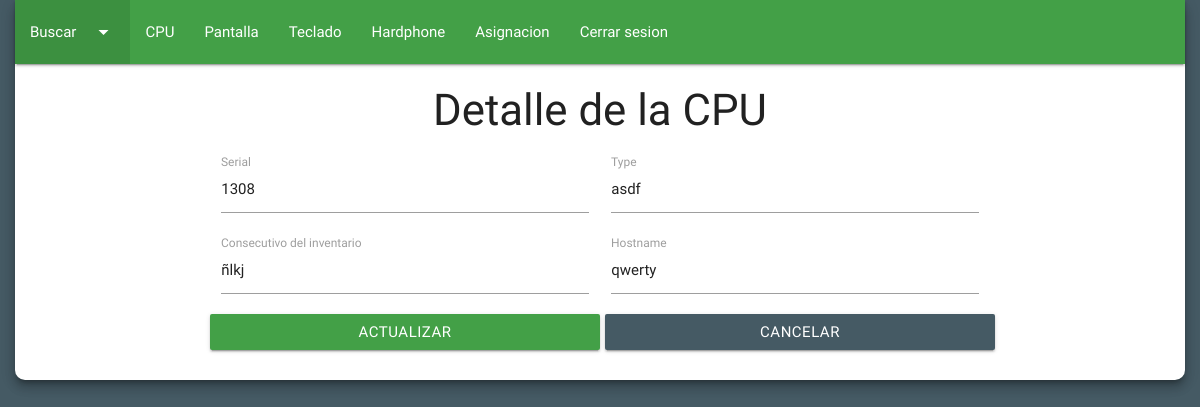
The page /?detalle=1308&c=admin&a=DetalleEquipo (signed in) on the database as committed earlier.
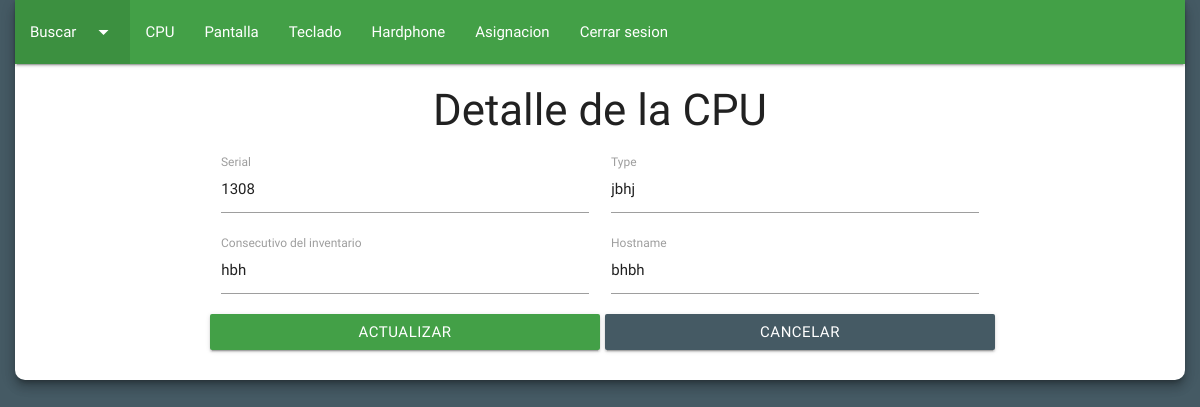
The same page on the database as committed later.
### tables this page shows
CREATE TABLE `equipo` (
  `equi_id` int(11) NOT NULL COMMENT 'En este campo se va a almacenar la clave primaria de cada equipo. Tambien es la llave primaria de la tabla.',
  `equi_serial` varchar(50) NOT NULL COMMENT 'En este campo se va a almacenar el serial de cada equipo registrado.',
  `equi_type` varchar(50) NOT NULL COMMENT 'En este campo se va a almacenar el type de cada equipo registrado.',
  `equi_consecutivo` varchar(50) NOT NULL COMMENT 'En este campo se va a almacenar el consecutivo de inventario de cada equipo registrado.',
  `equi_hostname` varchar(50) NOT NULL COMMENT 'En este campo se va a almacenar el hostname de cada equipo registrado.',
  `equi_atid` varchar(50) NOT NULL COMMENT 'Este campo pertenece a amadeus ard y va a almacenar el atid que se le sea asignado.',
  `equi_oid` varchar(50) NOT NULL COMMENT 'Este campo pertenece a amadeus ard y va a almacenar el oid que se le sea asignado.',
  `equi_cid` varchar(50) NOT NULL COMMENT 'Este campo pertenece a amadeus ard y va a almacenar el cid que se le sea asignado.',
  `equi_office` tinyint(1) NOT NULL COMMENT 'En este campo se va a almacenar si el equipo va a tener office.',
  `equi_version_office` varchar(50) DEFAULT NULL COMMENT 'Este campo va a almacenar, si posee office, la version de office que va a tener.',
  `equi_super` tinyint(1) NOT NULL COMMENT 'Este campo va a almacenar si el puesto tiene supervisor.',
  `equi_cargo` varchar(50) NOT NULL COMMENT 'Este campo va a almacenar el cargo del supervisor.',
  `equi_nice_screen` varchar(50) NOT NULL COMMENT 'Este campo va a almacenar el Nice ScreenAgent que este asignado a un equipo determinado.',
  `equi_nice_super` varchar(50) NOT NULL COMMENT 'Este campo va a almacenar el Nice de un supervisor determinado',
  `equi_spector` varchar(50) DEFAULT NULL COMMENT 'Este campo va a almacenar el Spector360 que este asignado a un equipo determinado',
  `equi_amadeus_cm` varchar(50) NOT NULL COMMENT 'Este campo va a almacenar el amadeus cm que este asignado a un equipo.',
  `equi_estado` varchar(50) NOT NULL COMMENT 'Este campo almacena el estado de un equipo determinado, ya sea asignado o sin asignacion.'
);

### model/conn.model.php (called while the page is built, shortened)
<?php
class DataBase{
  private static $db_host = "localhost";
  private static $db_name = "inventario";
  private static $db_user = "root";
  private static $db_pass = "";
  private static $db_conn = null;
  public static function connect(){
    if(self::$db_conn == null){
      try{
        self::$db_conn = new PDO("mysql:host=".self::$db_host.";dbname=".self::$db_name,self::$db_user,self::$db_pass);
        self::$db_conn->exec("SET CHARACTER SET utf8");
      }catch(PDOException $e){
        die($e->getMessage());
      }
    }
    return self::$db_conn;
  }
}
?>

### model/user.model.php (called while the page is built, shortened)
<?php
class UserModel{
  private $pdo;
  public function __CONSTRUCT(){
    try{
      $this->pdo = DataBase::connect();
      $this->pdo->setAttribute(PDO::ATTR_ERRMODE,PDO::ERRMODE_EXCEPTION);
    }catch(PDOException $e){
      die($e->getMessage());
    }
  }
  public function DetalleEquipo($detalle){
    try {
      $sql= "SELECT * FROM equipo WHERE equi_serial= '$detalle'";
      $query= $this->pdo->prepare($sql);
      $query->execute();
      $result= $query->fetchALL(PDO::FETCH_OBJ);
    } catch (PDOException $e) {
      die($e->getMessage());
    }
    return $result;
  }
}
 ?>

### view/modules/admin/detalleEquipo.php (the view, shortened to what this page needs)
<div class="row z-depth-4" id="cuerpo">
  <nav>
    <div class="nav-wrapper green darken-1">
      <ul>
        <li class="active"><a class="dropdown-button" data-activates="dropdown1" href="">Buscar<i class="material-icons right">arrow_drop_down</i></a></li>
        <li><a href="?c=admin&a=Equipo">CPU</a></li>
        <li><a href="?c=admin&a=Pantalla">Pantalla</a></li>
        <li><a href="?c=admin&a=Teclado">Teclado</a></li>
        <li><a href="?c=admin&a=Hardphone">Hardphone</a></li>
        <li><a href="?c=admin&a=Asignacion">Asignacion</a></li>
        <li><a href="?c=admin&a=logout" onclick="return confirm('¿Desea cerrar sesion?')">Cerrar sesion</a></li>
      </ul>
    </div>
  </nav>
  <form action="?c=admin&a=UpdateEquipo" method="post">
    <h3>Detalle de la CPU</h3>
    <?php foreach($result as $data){ ?>
    <div class="input-field col s4 offset-s2">
      <input type="text" name="data[]" value="<?php echo $data->equi_serial; ?>" required>
      <label>Serial</label>
    </div>
    <div class="input-field col s4">
      <input type="text" name="data[]" value="<?php echo $data->equi_type; ?>" required>
      <label>Type</label>
    </div>
    <div class="input-field col s4 offset-s2">
      <input type="text" name="data[]" value="<?php echo $data->equi_consecutivo; ?>" required>
      <label>Consecutivo del inventario</label>
    </div>
    <div class="input-field col s4">
      <input type="text" name="data[]" value="<?php echo $data->equi_hostname; ?>"required>
      <label>Hostname</label>
    </div>
    <button id="btn" type="submit" class="btn waves-effect waves-light col s4 offset-s2 green darken-1">Actualizar</button>
  <?php } ?>
  </form>
  <a href="?c=admin&a=dashboard" class="btn waves-effect waves-light col s4 blue-grey darken-2">Cancelar</a>
</div>

Rows that differ between the two databases and show on the page:
removed equipo: equi_serial "1308", equi_type "asdf", equi_consecutivo "ñlkj", equi_hostname "qwerty"
added equipo: equi_serial "1308", equi_type "jbhj", equi_consecutivo "hbh", equi_hostname "bhbh"
